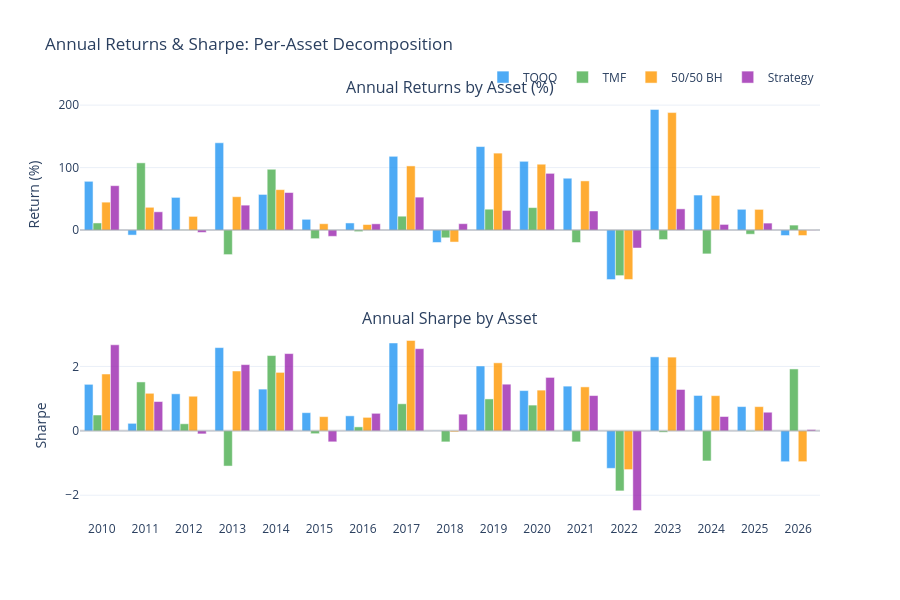

Write notebook code for a chart like this one.
### Code cell
all_rets = pd.DataFrame({'TQQQ': tqqq_rets, 'TMF': tmf_rets, '50/50 BH': bh5050_rets,
                          'Strategy': strat_rets}).dropna()

yearly_asset_rets = all_rets.groupby(all_rets.index.year).apply(
    lambda g: pd.Series({col: (1 + g[col]).prod() - 1 for col in g.columns})) * 100

yearly_asset_sharpe = all_rets.groupby(all_rets.index.year).apply(
    lambda g: pd.Series({col: (g[col].mean() / g[col].std() * np.sqrt(252)) if g[col].std() > 0 else 0
                         for col in g.columns}))

fig = make_subplots(rows=2, cols=1, shared_xaxes=True, vertical_spacing=0.10,
                    subplot_titles=('Annual Returns by Asset (%)', 'Annual Sharpe by Asset'))

for col, color in [('TQQQ', '#2196F3'), ('TMF', '#4CAF50'), ('50/50 BH', '#FF9800'), ('Strategy', '#9C27B0')]:
    fig.add_trace(go.Bar(x=yearly_asset_rets.index.astype(str), y=yearly_asset_rets[col],
        name=col, marker_color=color, opacity=0.8), row=1, col=1)

for col, color in [('TQQQ', '#2196F3'), ('TMF', '#4CAF50'), ('50/50 BH', '#FF9800'), ('Strategy', '#9C27B0')]:
    fig.add_trace(go.Bar(x=yearly_asset_sharpe.index.astype(str), y=yearly_asset_sharpe[col],
        name=col, marker_color=color, opacity=0.8, showlegend=False), row=2, col=1)

fig.add_hline(y=0, line_dash='solid', line_color='gray', opacity=0.3, row=1, col=1)
fig.add_hline(y=0, line_dash='solid', line_color='gray', opacity=0.3, row=2, col=1)
fig.update_yaxes(title_text='Return (%)', row=1, col=1)
fig.update_yaxes(title_text='Sharpe', row=2, col=1)
fig.update_layout(height=600, template='plotly_white', barmode='group',
                  title='Annual Returns & Sharpe: Per-Asset Decomposition',
                  legend=dict(orientation='h', yanchor='bottom', y=1.02, xanchor='right', x=1))
fig.show()

### Figure 1 — Plotly figure (JSON) as saved in the notebook; plotly's stock layout.template omitted (floating-point values rounded to 4 significant figures)
{"data": [{"marker": {"color": "#2196F3"}, "name": "TQQQ", "opacity": 0.8, "type": "bar", "x": ["2010", "2011", "2012", "2013", "2014", "2015", "2016", "2017", "2018", "2019", "2020", "2021", "2022", "2023", "2024", "2025", "2026"], "xaxis": "x", "y": [78.04, -8.05, 52.3, 139.7, 57.04, 17.22, 11.38, 118.1, -19.9, 133.7, 110.1, 82.98, -79.2, 193.1, 56.07, 33.25, -8.763], "yaxis": "y"}, {"marker": {"color": "#4CAF50"}, "name": "TMF", "opacity": 0.8, "type": "bar", "x": ["2010", "2011", "2012", "2013", "2014", "2015", "2016", "2017", "2018", "2019", "2020", "2021", "2022", "2023", "2024", "2025", "2026"], "xaxis": "x", "y": [11.38, 107.6, 0.4055, -39.28, 97.34, -13.73, -2.519, 22.22, -12.39, 33.4, 35.99, -19.92, -72.92, -15.25, -38.11, -6.63, 7.985], "yaxis": "y"}, {"marker": {"color": "#FF9800"}, "name": "50/50 BH", "opacity": 0.8, "type": "bar", "x": ["2010", "2011", "2012", "2013", "2014", "2015", "2016", "2017", "2018", "2019", "2020", "2021", "2022", "2023", "2024", "2025", "2026"], "xaxis": "x", "y": [44.71, 36.46, 21.92, 53.41, 64.73, 10.15, 8.89, 102.7, -19.17, 123.2, 105.4, 78.71, -79.08, 188.1, 55.41, 33.14, -8.73], "yaxis": "y"}, {"marker": {"color": "#9C27B0"}, "name": "Strategy", "opacity": 0.8, "type": "bar", "x": ["2010", "2011", "2012", "2013", "2014", "2015", "2016", "2017", "2018", "2019", "2020", "2021", "2022", "2023", "2024", "2025", "2026"], "xaxis": "x", "y": [71.07, 29.24, -3.758, 39.9, 60.08, -10.03, 10.03, 52.72, 10.24, 31.44, 90.79, 30.57, -28.75, 33.95, 9.064, 11.19, -0.3707], "yaxis": "y"}, {"marker": {"color": "#2196F3"}, "name": "TQQQ", "opacity": 0.8, "showlegend": false, "type": "bar", "x": ["2010", "2011", "2012", "2013", "2014", "2015", "2016", "2017", "2018", "2019", "2020", "2021", "2022", "2023", "2024", "2025", "2026"], "xaxis": "x2", "y": [1.445, 0.2338, 1.151, 2.587, 1.297, 0.5651, 0.4665, 2.731, 0.01113, 2.015, 1.251, 1.39, -1.165, 2.3, 1.1, 0.7541, -0.9587], "yaxis": "y2"}, {"marker": {"color": "#4CAF50"}, "name": "TMF", "opacity": 0.8, "showlegend": false, "type": "bar", "x": ["2010", "2011", "2012", "2013", "2014", "2015", "2016", "2017", "2018", "2019", "2020", "2021", "2022", "2023", "2024", "2025", "2026"], "xaxis": "x2", "y": [0.4922, 1.52, 0.2199, -1.094, 2.34, -0.0883, 0.1241, 0.8413, -0.3427, 0.9921, 0.8009, -0.342, -1.866, -0.04233, -0.9344, -0.01758, 1.924], "yaxis": "y2"}, {"marker": {"color": "#FF9800"}, "name": "50/50 BH", "opacity": 0.8, "showlegend": false, "type": "bar", "x": ["2010", "2011", "2012", "2013", "2014", "2015", "2016", "2017", "2018", "2019", "2020", "2021", "2022", "2023", "2024", "2025", "2026"], "xaxis": "x2", "y": [1.766, 1.167, 1.076, 1.86, 1.817, 0.4424, 0.4195, 2.809, -0.03187, 2.114, 1.266, 1.367, -1.204, 2.291, 1.094, 0.7533, -0.9571], "yaxis": "y2"}, {"marker": {"color": "#9C27B0"}, "name": "Strategy", "opacity": 0.8, "showlegend": false, "type": "bar", "x": ["2010", "2011", "2012", "2013", "2014", "2015", "2016", "2017", "2018", "2019", "2020", "2021", "2022", "2023", "2024", "2025", "2026"], "xaxis": "x2", "y": [2.674, 0.9109, -0.09455, 2.058, 2.401, -0.3412, 0.545, 2.554, 0.5182, 1.45, 1.661, 1.097, -2.476, 1.286, 0.4457, 0.5787, 0.04125], "yaxis": "y2"}], "layout": {"annotations": [{"font": {"size": 16}, "showarrow": false, "text": "Annual Returns by Asset (%)", "x": 0.5, "xanchor": "center", "xref": "paper", "y": 1, "yanchor": "bottom", "yref": "paper"}, {"font": {"size": 16}, "showarrow": false, "text": "Annual Sharpe by Asset", "x": 0.5, "xanchor": "center", "xref": "paper", "y": 0.45, "yanchor": "bottom", "yref": "paper"}], "barmode": "group", "height": 600, "legend": {"orientation": "h", "x": 1, "xanchor": "right", "y": 1.02, "yanchor": "bottom"}, "shapes": [{"line": {"color": "gray", "dash": "solid"}, "opacity": 0.3, "type": "line", "x0": 0, "x1": 1, "xref": "x domain", "y0": 0, "y1": 0, "yref": "y"}, {"line": {"color": "gray", "dash": "solid"}, "opacity": 0.3, "type": "line", "x0": 0, "x1": 1, "xref": "x2 domain", "y0": 0, "y1": 0, "yref": "y2"}], "title": {"text": "Annual Returns & Sharpe: Per-Asset Decomposition"}, "xaxis": {"anchor": "y", "domain": [0, 1], "matches": "x2", "showticklabels": false}, "xaxis2": {"anchor": "y2", "domain": [0, 1]}, "yaxis": {"anchor": "x", "domain": [0.55, 1], "title": {"text": "Return (%)"}}, "yaxis2": {"anchor": "x2", "domain": [0, 0.45], "title": {"text": "Sharpe"}}}}
